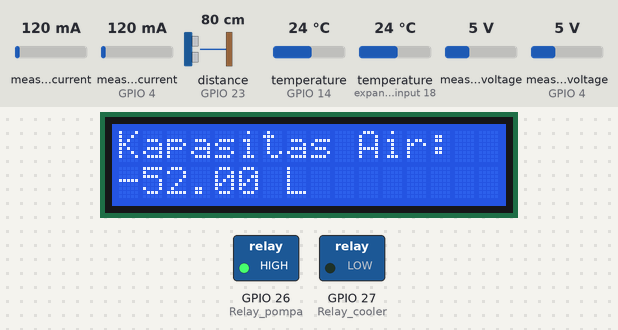
A program run on a simulated ESP32. Parts: 16×2 character LCD, switched loads named in the program (green lamp = pin HIGH). Wiring (inferred from the names in the program): ultrasonic range finder: trigger GPIO 19; echo GPIO 23. Inputs (shaded band) come from the test bench; at power-on: temperature (sensors on GPIO 14, expander input 18) 24 °C, measured current 120 mA, measured current (sensor on GPIO 4) 120 mA, distance to the obstacle (sensor on GPIO 23) 80 cm, measured voltage 5 V, measured voltage (sensor on GPIO 4) 5 V. The echo pulse lasts 58.3 µs per cm; WiFi joins after 1.5 s; servers stay silent unless stated; pins used as bus, display or sensor lines are not drawn; what the program prints to the serial monitor is not drawn.

Above: at 2.8 s.
2.9 s: temperature (sensor on GPIO 14) set to 29.1 °C
15.3 s: temperature (sensor on GPIO 14) set to 29.9 °C
At 20.2 s:
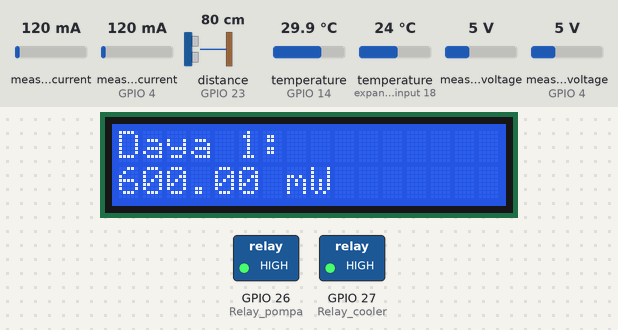
25.2 s: measured current (sensor 0) set to 40 mA
At 33.7 s:
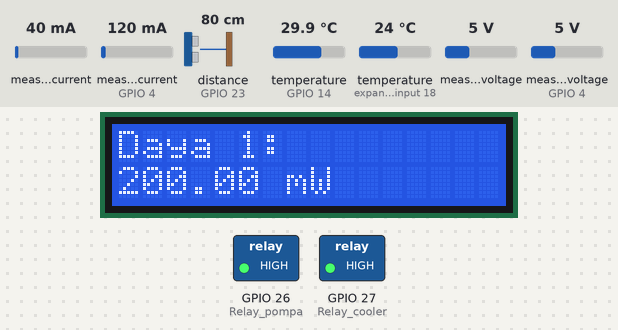
36.2 s: measured current (sensor on GPIO 4) set to 40 mA
At 42.7 s:
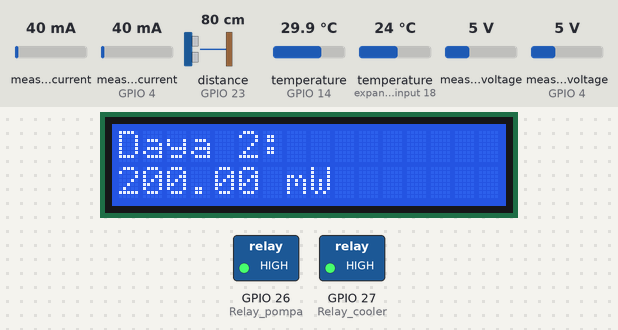
46.1 s: distance to the obstacle (sensor on GPIO 23) set to 2 cm
At 52.7 s:
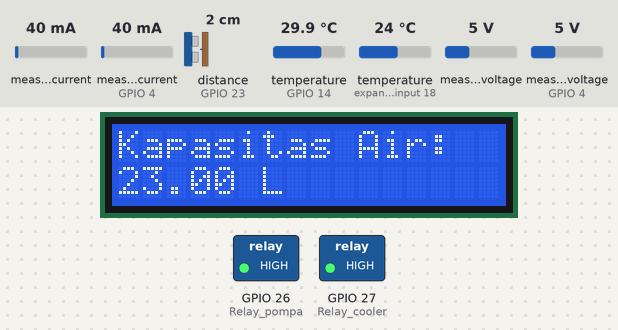
55.1 s: temperature (sensor on GPIO 14) set to 31.2 °C
At 59.3 s:
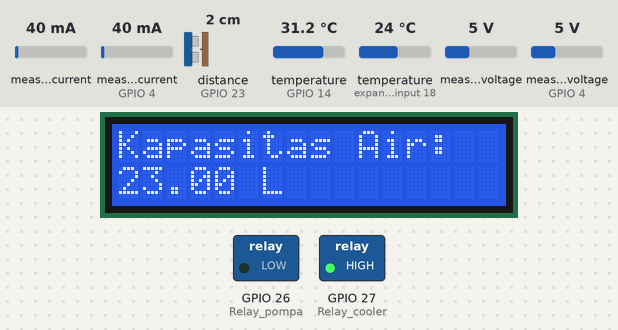
Timing chart, 0 to 60.8 s (numbered marks = the images above; inputs shaded):
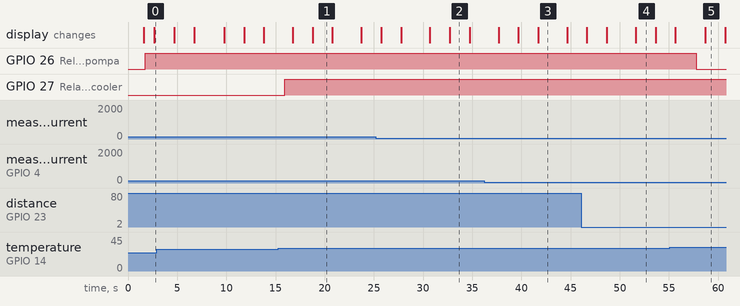

The program:

main.cpp
```cpp
#include <Arduino.h>
#include <WiFi.h>
#include <FirebaseESP32.h>
#include <LiquidCrystal_I2C.h>
#include <Adafruit_INA219.h>
#include <OneWire.h>
#include <DallasTemperature.h>
#include <Wire.h>

#define ONE_WIRE_BUS 14
#define TEMPERATURE_PRECISION 9
#define Relay_pompa 26
#define Relay_cooler 27
#define echoPin 23 // pin echo ultrasonic
#define trigPin 19 // pin triger ultrasonic

#define FIREBASE_HOST "https://dbactro-pi-default-rtdb.asia-southeast1.firebasedatabase.app/"
#define FIREBASE_AUTH "juUd2TokbUAWEh2PXAiotj8zePMVkYFUhlWrfsqI"
#define WIFI_SSID "MIUI"
#define WIFI_PASSWORD "marowan1234"

FirebaseData firebaseData;
FirebaseJson Daya1;
FirebaseJson Daya2;
FirebaseJson SuhuPV;
FirebaseJson Vair;
FirebaseJson Kondisi1;
FirebaseJson Kondisi2;

LiquidCrystal_I2C lcd(0x27, 16, 2);
Adafruit_INA219 INA219_1(0x40);
Adafruit_INA219 INA219_2(0x44);

OneWire oneWire(ONE_WIRE_BUS);
DallasTemperature sensors(&oneWire);

// arrays to hold device addresses
DeviceAddress insideThermometer, outsideThermometer;

float tegangan_1, arus_1, daya_1;
float tegangan_2, arus_2, daya_2;
long duration; // duration of sound wave travel
int distance;  // distance measurement

void setup(void)
{
  WiFi.begin(WIFI_SSID, WIFI_PASSWORD);
  Serial.print("Connecting to Wi-Fi");
  while (WiFi.status() != WL_CONNECTED)
  {
    Serial.print(".");
    delay(300);
  }
  Serial.println();
  Serial.print("Connected with IP: ");
  Serial.println(WiFi.localIP());
  Serial.println();

  Firebase.begin(FIREBASE_HOST, FIREBASE_AUTH);
  Firebase.reconnectWiFi(true);

  // Set database read timeout to 1 minute (max 15 minutes)
  Firebase.setReadTimeout(firebaseData, 1000 * 60);
  // tiny, small, medium, large and unlimited.
  // Size and its write timeout e.g. tiny (1s), small (10s), medium (30s) and large (60s).
  Firebase.setwriteSizeLimit(firebaseData, "tiny");

  /*
  This option allows get and delete functions (PUT and DELETE HTTP requests) works for device connected behind the
  Firewall that allows only GET and POST requests.

  Firebase.enableClassicRequest(firebaseData, true);
  */

  // String path = "/data";

  Serial.println("------------------------------------");
  Serial.println("Connected...");

  lcd.init();
  lcd.backlight();

  // start serial port
  Serial.begin(9600);

  // Start up the library
  sensors.begin(); // temperature
  INA219_1.begin();
  INA219_2.begin();

  // locate devices on the bus
  Serial.print("Locating devices...");
  Serial.print("Found ");
  Serial.print(sensors.getDeviceCount(), DEC);
  Serial.println(" devices.");

  // method 1: by index
  if (!sensors.getAddress(insideThermometer, 0))
    Serial.println("Unable to find address for Device 0");
  if (!sensors.getAddress(outsideThermometer, 1))
    Serial.println("Unable to find address for Device 1");

  // set the resolution to 9 bit per device
  sensors.setResolution(insideThermometer, TEMPERATURE_PRECISION);
  sensors.setResolution(outsideThermometer, TEMPERATURE_PRECISION);

  pinMode(Relay_pompa, OUTPUT);
  pinMode(Relay_cooler, OUTPUT);

  pinMode(trigPin, OUTPUT);
  pinMode(echoPin, INPUT);
}

// function to print a device's resolution
void printResolution(DeviceAddress deviceAddress)
{
  Serial.print("Resolution: ");
  Serial.print(sensors.getResolution(deviceAddress));
  Serial.println();
}

//   Main function, calls the temperatures in a loop.

void loop(void)
{

  // call sensors.requestTemperatures() to issue a global temperature
  // request to all devices on the bus
  Serial.print("Requesting temperatures...");
  sensors.requestTemperatures();
  Serial.println("DONE");

  /***** SUHU 1 *****/
  float tempC1 = sensors.getTempC(insideThermometer);
  /*
  if(tempC1 == DEVICE_DISCONNECTED_C)
  {
    Serial.println("Error: Could not read temperature data");
    return;
  }
  */

  Serial.print("Temp C_1: ");
  Serial.print(tempC1);
  Serial.print(" C");

  /***** SUHU 2 *****/
  float tempC2 = sensors.getTempC(outsideThermometer);
  /*
  if(tempC2 == DEVICE_DISCONNECTED_C)
  {
    Serial.println("Error: Could not read temperature data");
    return;
  }
  */
  Serial.print("\t\tTemp C_2: ");
  Serial.print(tempC2);
  Serial.print(" C\n\n");

  /***** KENDALI POMPA *****/
  if (tempC1 > 30.00)
  {
    digitalWrite(Relay_pompa, LOW); // Turn ON Relay
    String kondisi_a = "ON";
    Kondisi1.set("/kondisiPendinginan", kondisi_a);
    Firebase.updateNode(firebaseData, "/datasensor", Kondisi1);
  }
  else if (tempC1 <= 29.0)
  {
    digitalWrite(Relay_pompa, HIGH); // Turn OFF Relay
    String kondisi_b = "OFF";
    Kondisi2.set("/kondisiPendinginan", kondisi_b);
    Firebase.updateNode(firebaseData, "/datasensor", Kondisi2);
  }

  /***** KENDALI COOLER *****/
  else if (tempC2 > 30.0)
  {
    digitalWrite(Relay_cooler, LOW); // Turn ON Relay
  }
  else if (tempC2 <= 29.0)
  {
    digitalWrite(Relay_cooler, HIGH); // Turn OFF Relay
  }

  /*****  Sensor INA219  *****/

  tegangan_1 = INA219_1.getBusVoltage_V();
  arus_1 = INA219_1.getCurrent_mA();
  daya_1 = tegangan_1 * (arus_1 / 1000);

  tegangan_2 = INA219_2.getBusVoltage_V();
  arus_2 = INA219_2.getCurrent_mA();
  daya_2 = tegangan_2 * (arus_2 / 1000);

  Serial.print("Tegangan 1 : ");
  Serial.print(tegangan_1);
  Serial.print(" Volt");
  Serial.print("\t\tArus 1 : ");
  Serial.print(arus_1);
  Serial.print(" mAmp");
  Serial.print("\t\tDaya 1 : ");
  Serial.print(daya_1);
  Serial.print(" Watt\n\n");

  Serial.print("Tegangan 2 : ");
  Serial.print(tegangan_2);
  Serial.print(" Volt");
  Serial.print("\t\tArus 2 : ");
  Serial.print(arus_2);
  Serial.print(" mAmp");
  Serial.print("\t\tDaya 2 : ");
  Serial.print(daya_2);
  Serial.print(" Watt\n\n");

  /***** SENSOR ULTRASONIC *****/
  // Clears the trigPin condition
  digitalWrite(trigPin, LOW);
  delayMicroseconds(2);

  // Sets the trigPin HIGH (ACTIVE) for 10 microseconds
  digitalWrite(trigPin, HIGH);
  delayMicroseconds(10);
  digitalWrite(trigPin, LOW);

  // Reads the echoPin, returns the sound wave travel time in microseconds
  duration = pulseIn(echoPin, HIGH);

  // Calculating the distance
  distance = duration * 0.034 / 2; // Speed of sound wave divided by 2 (go and back)
  float kapasitasAir = (975 * (25 - distance)) / 1000;

  // Displays the distance on the Serial Monitor
  Serial.print("Kapasitas Air: ");
  Serial.print(kapasitasAir);
  Serial.println(" L");

  Serial.println("------------------------------------------------------------");

  /***** SEND DATABASE ****/
  Daya1.set("/daya1", daya_1);
  Daya2.set("/daya2", daya_2);
  SuhuPV.set("/suhuPV", tempC1);
  Vair.set("/kapasitasAir", kapasitasAir);
  Firebase.updateNode(firebaseData, "/datasensor", Daya1);
  Firebase.updateNode(firebaseData, "/datasensor", Daya2);
  Firebase.updateNode(firebaseData, "/datasensor", SuhuPV);
  Firebase.updateNode(firebaseData, "/datasensor", Vair);

  /***** TAMPILAN LCD *****/
  lcd.clear();
  lcd.setCursor(0, 0);
  lcd.print("Kapasitas Air: ");
  lcd.setCursor(0, 1);
  lcd.print(kapasitasAir);
  lcd.print(" L");
  delay(2000);

  lcd.clear();
  lcd.setCursor(0, 0);
  lcd.print("Daya 1: ");
  lcd.setCursor(0, 1);
  lcd.print(daya_1 * 1000);
  lcd.print(" mW");
  delay(2000);

  lcd.clear();
  lcd.setCursor(0, 0);
  lcd.print("Daya 2: ");
  lcd.setCursor(0, 1);
  lcd.print(daya_2 * 1000);
  lcd.print(" mW");
  delay(2000);
}
```

Measured:
- the behaviour switches between 29.4 and 29.5 °C on temperature (sensor on GPIO 14) (found by bisection; images 0 and 1)
- the behaviour switches between 30.4 and 30.5 °C on temperature (sensor on GPIO 14) (found by bisection; images 4 and 5)
- after the input at 15.3 s, GPIO 27 (Relay_cooler): LOW → HIGH after 0.64 s
- after the input at 55.1 s, GPIO 26 (Relay_pompa): HIGH → LOW after 2.7 s
- what the display in image 1 shows lasts 2.0 s, from 18.8 s to 20.8 s
- what the display in image 3 shows lasts 2.9 s, from 41.7 s to 44.6 s
